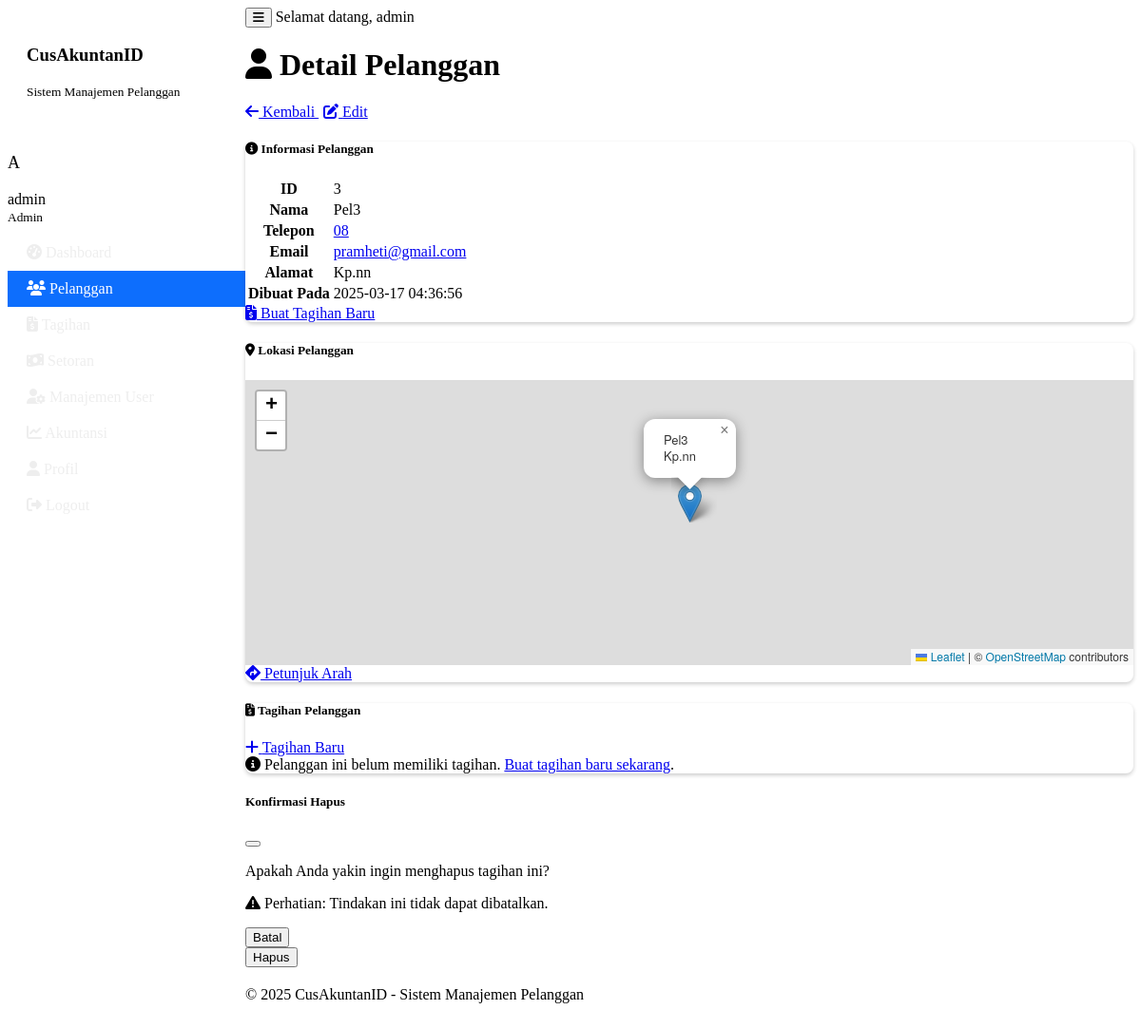
Page /pelanggan/3 (signed in) on the earlier database version.
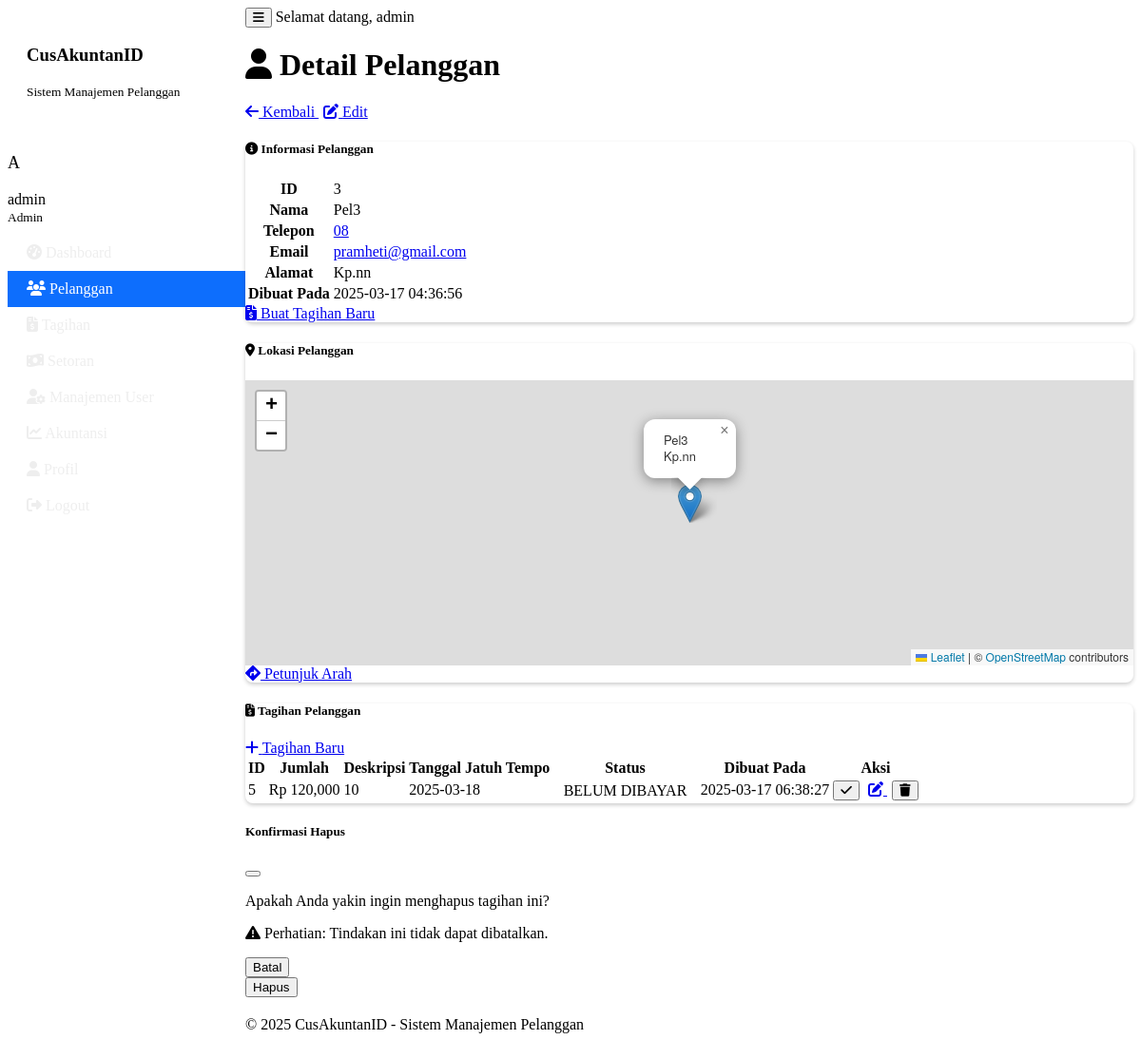
Same page on the later database version.
### tables this page shows
CREATE TABLE tagihan (
            id INTEGER PRIMARY KEY,
            pelanggan_id INTEGER,
            jumlah REAL NOT NULL,
            deskripsi TEXT,
            tanggal_jatuh_tempo TEXT,
            status_pembayaran TEXT DEFAULT 'BELUM DIBAYAR',
            dibuat_pada TEXT,
            FOREIGN KEY (pelanggan_id) REFERENCES pelanggan (id)
        );

### main.py (the view)
    def decorated_function(*args, **kwargs):
        if 'user' not in session:
            flash('Anda perlu login terlebih dahulu.', 'warning')
            return redirect(url_for('login'))
        return f(*args, **kwargs)

### main.py (called while the page is built)
@app.context_processor
def inject_now():
    return {'now': datetime.datetime.now()}

def login_required(f):
    def decorated_function(*args, **kwargs):
        if 'user' not in session:
            flash('Anda perlu login terlebih dahulu.', 'warning')
            return redirect(url_for('login'))
        return f(*args, **kwargs)
    decorated_function.__name__ = f.__name__
    return decorated_function

    def get_connection(self):
        return sqlite3.connect(self.db_path)

    def dapatkan_pelanggan(self, pelanggan_id):
        conn = self.get_connection()
        cursor = conn.cursor()
        cursor.execute("SELECT * FROM pelanggan WHERE id = ?", (pelanggan_id,))
        hasil = cursor.fetchone()
        conn.close()
        return hasil

    def dapatkan_tagihan_pelanggan(self, pelanggan_id):
        conn = self.get_connection()
        cursor = conn.cursor()
        cursor.execute("SELECT * FROM tagihan WHERE pelanggan_id = ? ORDER BY tanggal_jatuh_tempo", (pelanggan_id,))
        hasil = cursor.fetchall()
        conn.close()
        return hasil

### templates/pelanggan_detail.html (shortened to what the changed rows need)
{% extends "base.html" %}
{% block head %}
    <link rel="stylesheet" href="https://unpkg.com/leaflet@1.9.3/dist/leaflet.css" />
{% endblock %}
{% block content %}
<div class="container">
    <div class="d-flex justify-content-between align-items-center mb-4">
        <h1><i class="fas fa-user me-2"></i> Detail Pelanggan</h1>
    </div>
    <div class="row">
        <div class="col-md-6 mb-4">
            <div class="card h-100">
                <div class="card-body">
                    <table class="table">
                        <tr>
                            <th style="width: 30%">ID</th>
                        </tr>
                        <tr>
                            <th>Nama</th>
                        </tr>
                        <tr>
                            <th>Telepon</th>
                        </tr>
                        <tr>
                            <th>Email</th>
                        </tr>
                        <tr>
                            <th>Alamat</th>
                        </tr>
                        <tr>
                            <th>Dibuat Pada</th>
                        </tr>
                    </table>
                </div>
            </div>
        </div>
    </div>
    <div class="card mb-4">
        <div class="card-body">
            {% if tagihan %}
                <div class="table-responsive">
                    <table class="table table-striped table-hover">
                        <thead>
                            <tr>
                                <th>ID</th>
                                <th>Jumlah</th>
                                <th>Deskripsi</th>
                                <th>Tanggal Jatuh Tempo</th>
                                <th>Status</th>
                                <th>Dibuat Pada</th>
                                <th>Aksi</th>
                            </tr>
                        </thead>
                        <tbody>
                            {% for t in tagihan %}
                            <tr>
                                <td>{{ t[0] }}</td>
                                <td>Rp {{ "{:,.0f}".format(t[2]) }}</td>
                                <td>{{ t[3] or '-' }}</td>
                                <td>{{ t[4] }}</td>
                                <td>
                                    <span class="badge bg-{{ 'success' if t[5] == 'DIBAYAR' else 'danger' }}">
                                        {{ t[5] }}
                                    </span>
                                </td>
                                <td>{{ t[6] }}</td>
                                <td>
                                    <div class="btn-group">
                                        <button type="button" class="btn btn-sm btn-{{ 'success' if t[5] == 'BELUM DIBAYAR' else 'warning' }} status-btn"
                                                data-id="{{ t[0] }}"
                                                data-status="{{ t[5] }}"
                                                title="{{ 'Tandai Dibayar' if t[5] == 'BELUM DIBAYAR' else 'Tandai Belum Dibayar' }}">
                                            <i class="fas {{ 'fa-check' if t[5] == 'BELUM DIBAYAR' else 'fa-undo' }}"></i>
                                        </button>
                                        <a href="{{ url_for('edit_tagihan', tagihan_id=t[0]) }}" class="btn btn-sm btn-primary" title="Edit">
                                            <i class="fas fa-edit"></i>
                                        </a>
                                        <button type="button" class="btn btn-sm btn-danger delete-tagihan-btn"
                                                data-bs-toggle="modal"
                                                data-bs-target="#deleteTagihanModal"
                                                data-id="{{ t[0] }}"
                                                title="Hapus">
                                            <i class="fas fa-trash"></i>
                                        </button>
                                    </div>
                                </td>
                            </tr>
                            {% endfor %}
                        </tbody>
                    </table>
                </div>
            {% else %}
                <div class="alert alert-info">
                    <i class="fas fa-info-circle me-2"></i> Pelanggan ini belum memiliki tagihan.
                    <a href="{{ url_for('tambah_tagihan') }}?pelanggan_id={{ pelanggan.id }}" class="alert-link">Buat tagihan baru sekarang</a>.
                </div>
            {% endif %}
        </div>
    </div>
</div>
{% endblock %}

Differences in the rows shown:
added tagihan: id "5", jumlah "120,000", deskripsi "10", tanggal_jatuh_tempo "2025-03-18", status_pembayaran "BELUM DIBAYAR", dibuat_pada "2025-03-17 06:38:27"
Other differences:
text no longer shown: "Pelanggan ini belum memiliki tagihan. Buat tagihan baru sekarang ."
text now shown: "ID Jumlah Deskripsi Tanggal Jatuh Tempo Status Dibuat Pada Aksi"
